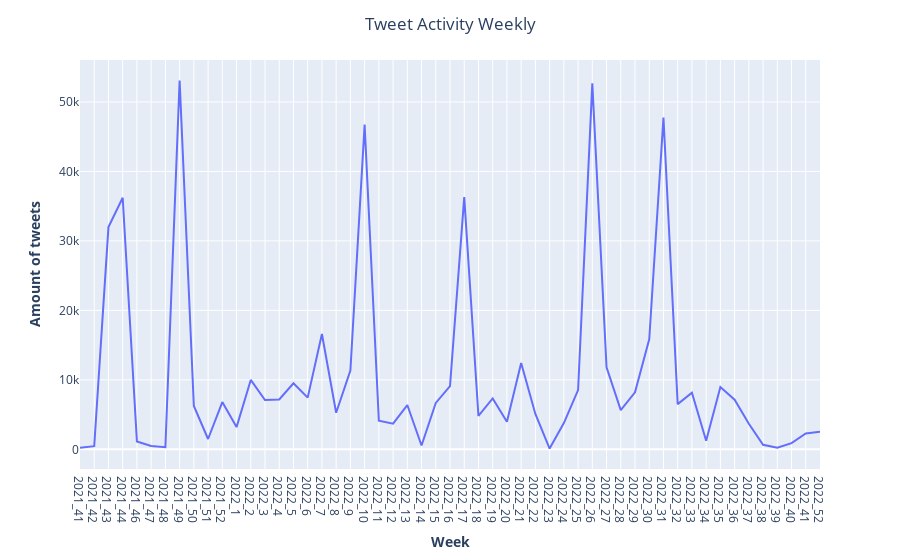

Notebook code cell kept with this figure:
### Code cell
tweet_activity_weekly("vegan", df)

### Figure 1 — Plotly figure (JSON) as saved in the notebook; plotly's stock layout.template omitted (floating-point values rounded to 4 significant figures)
{"data": [{"hovertemplate": "date=%{x}<br>freq=%{y}<extra></extra>", "legendgroup": "", "line": {"color": "#636efa", "dash": "solid"}, "marker": {"symbol": "circle"}, "mode": "lines", "name": "", "orientation": "v", "showlegend": false, "type": "scatter", "x": ["2021_41", "2021_42", "2021_43", "2021_44", "2021_46", "2021_47", "2021_48", "2021_49", "2021_50", "2021_51", "2021_52", "2022_1", "2022_2", "2022_3", "2022_4", "2022_5", "2022_6", "2022_7", "2022_8", "2022_9", "2022_10", "2022_11", "2022_12", "2022_13", "2022_14", "2022_15", "2022_16", "2022_17", "2022_18", "2022_19", "2022_20", "2022_21", "2022_22", "2022_23", "2022_24", "2022_25", "2022_26", "2022_27", "2022_28", "2022_29", "2022_30", "2022_31", "2022_32", "2022_33", "2022_34", "2022_35", "2022_36", "2022_37", "2022_38", "2022_39", "2022_40", "2022_41", "2022_52"], "xaxis": "x", "y": [244, 456, 31989, 36214, 1142, 489, 299, 53100, 6253, 1487, 6801, 3200, 9993, 7101, 7174, 9506, 7442, 16608, 5261, 11351, 46742, 4134, 3695, 6378, 548, 6684, 9091, 36307, 4805, 7328, 3957, 12433, 5092, 114, 3776, 8530, 52683, 11807, 5655, 8213, 15834, 47748, 6512, 8155, 1227, 8976, 7147, 3693, 658, 242, 889, 2283, 2518], "yaxis": "y"}], "layout": {"legend": {"tracegroupgap": 0}, "margin": {"t": 60}, "title": {"text": "Tweet Activity Weekly", "x": 0.5}, "xaxis": {"anchor": "y", "domain": [0, 1], "title": {"text": "<b>Week</b>"}}, "yaxis": {"anchor": "x", "domain": [0, 1], "title": {"text": "<b>Amount of tweets</b>"}}}}
